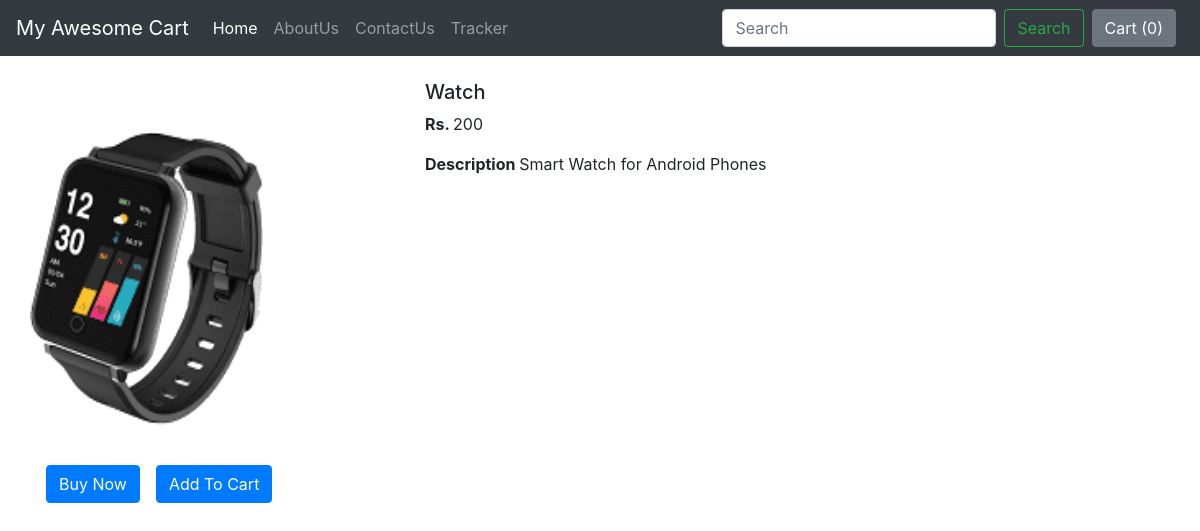
The page /shop/Products/1 on the database its author committed.
### shop/models.py (models this page shows, shortened)
class Product(models.Model):
    prod_id=models.AutoField(primary_key=True)
    prod_name=models.CharField(max_length=50)
    category=models.CharField(max_length=50,default="")
    sub_category=models.CharField(max_length=50,default="")
    price=models.IntegerField(default=0)
    desc=models.CharField(max_length=200)
    pub_date=models.DateField()
    image=models.ImageField(upload_to="shop/images",default="")

### shop/views.py (the view)
# urls.py: path('Products/<int:id>', views.prodview,name="ProductView"),
def prodview(request,id):
    product=Product.objects.filter(prod_id=id)
    return render(request,'shop/prodview.html',{'product':product[0]})

### templates/shop/prodview.html (shortened to what this page needs)
{% extends 'shop/basic.html' %}
{% block body %}
<div class="container my-4">
    <div class="row">
    <div class="col-md-4">
    <div class="row">
       <img src="/media//{{product.image}}" width="233px" height="385px">
    </div>
    <div class="row">
        <button class="btn btn-primary mx-3">Buy Now</button>
        <button class="btn btn-primary">Add To Cart</button>
    </div>
    </div>
    <div class="col-md-8">
        <h5>{{product.prod_name}}</h5>
        <p><b>Rs. </b>{{product.price}}</p>
        <p><b>Description </b>{{product.desc}}</p>
    </div>
        </div>
</div>
{% endblock %}

### rows shown on the page
Product: image (picture), prod_name "Watch", price "200", desc "Smart Watch for Android Phones"
